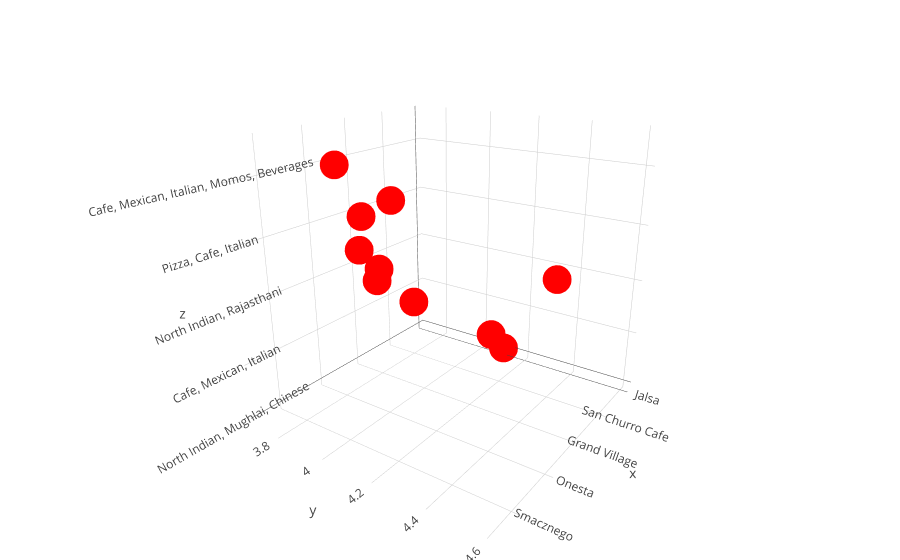

Notebook code cell kept with this figure:
### Code cell
trace1 = go.Scatter3d(
    x=df.name.head(10),
    y=df.rate.head(10),
    z=df.cuisines.head(10),
    mode='markers',
    marker=dict(
        size=10,
        color='rgb(255,0,0)',                # set color to an array/list of desired values      
    )
)

data = [trace1]
layout = go.Layout(
    margin=dict(
        l=0,
        r=0,
        b=0,
        t=0  
    )
    
)
fig = go.Figure(data=data, layout=layout)
iplot(fig)

### Figure 1 — Plotly figure (JSON) as saved in the notebook; plotly's stock layout.template omitted (floating-point values rounded to 4 significant figures)
{"data": [{"marker": {"color": "rgb(255,0,0)", "size": 10}, "mode": "markers", "type": "scatter3d", "uid": "94282cc3-08fb-4dd2-9b39-a6469642b4fa", "x": ["Jalsa", "Spice Elephant", "San Churro Cafe", "Addhuri Udupi Bhojana", "Grand Village", "Timepass Dinner", "Onesta", "Penthouse Cafe", "Smacznego", "CafÃÂÃÂÃÂÃÂÃÂÃÂÃÂÃÂ© Down The Alley"], "y": [4.1, 4.1, 3.8, 3.7, 3.8, 3.8, 4.6, 4, 4.2, 4.1], "z": ["North Indian, Mughlai, Chinese", "Chinese, North Indian, Thai", "Cafe, Mexican, Italian", "South Indian, North Indian", "North Indian, Rajasthani", "North Indian", "Pizza, Cafe, Italian", "Cafe, Italian, Continental", "Cafe, Mexican, Italian, Momos, Beverages", "Cafe"]}], "layout": {"autosize": true, "margin": {"b": 0, "l": 0, "r": 0, "t": 0}, "scene": {"aspectmode": "auto", "aspectratio": {"x": 1, "y": 1, "z": 1}, "camera": {"center": {"x": 0, "y": 0, "z": 0}, "eye": {"x": 1.77, "y": 1.227, "z": 0.8396}, "projection": {"type": "perspective"}, "up": {"x": 0, "y": 0, "z": 1}}}}}
